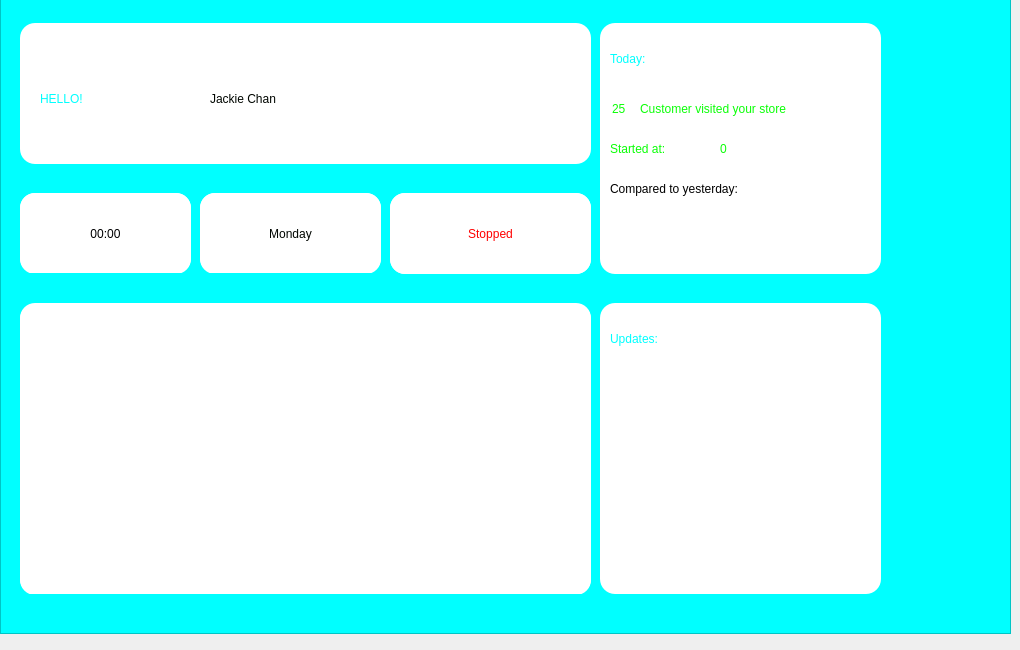
    <widget class="QWidget" name="page">
     <widget class="QFrame" name="frame">
      <property name="geometry">
       <rect>
        <x>0</x>
        <y>-7</y>
        <width>1011</width>
        <height>641</height>
       </rect>
      </property>
      <property name="font">
       <font>
        <family>Segoe UI</family>
        <pointsize>10</pointsize>
        <weight>50</weight>
        <italic>false</italic>
        <bold>false</bold>
       </font>
      </property>
      <property name="styleSheet">
       <string notr="true">background-color: rgb(0, 255, 255);</string>
      </property>
      <property name="frameShape">
       <enum>QFrame::StyledPanel</enum>
      </property>
      <property name="frameShadow">
       <enum>QFrame::Raised</enum>
      </property>
      <widget class="QFrame" name="frame_5">
       <property name="geometry">
        <rect>
         <x>20</x>
         <y>310</y>
         <width>571</width>
         <height>291</height>
        </rect>
       </property>
       <property name="styleSheet">
        <string notr="true">background-color: rgb(255, 255, 255);border-radius: 15px;</string>
       </property>
       <property name="frameShape">
        <enum>QFrame::StyledPanel</enum>
       </property>
       <property name="frameShadow">
        <enum>QFrame::Raised</enum>
       </property>
       <widget class="QGraphicsView" name="graphicsView">
        <property name="geometry">
         <rect>
          <x>0</x>
          <y>1</y>
          <width>571</width>
          <height>291</height>
         </rect>
        </property>
        <property name="styleSheet">
         <string notr="true">background-color: rgb(255, 255, 255);</string>
        </property>
       </widget>
      </widget>
      <widget class="QFrame" name="frame_6">
       <property name="geometry">
        <rect>
         <x>20</x>
         <y>200</y>
         <width>171</width>
         <height>80</height>
        </rect>
       </property>
       <property name="styleSheet">
        <string notr="true">background-color: rgb(255, 255, 255);border-radius: 15px;</string>
       </property>
       <property name="frameShape">
        <enum>QFrame::StyledPanel</enum>
       </property>
       <property name="frameShadow">
        <enum>QFrame::Raised</enum>
       </property>
       <widget class="QLabel" name="label_time">
        <property name="geometry">
         <rect>
          <x>0</x>
          <y>0</y>
          <width>171</width>
          <height>81</height>
         </rect>
        </property>
        <property name="styleSheet">
         <string notr="true">color: rgb(0, 0, 1);
font: 25pt &quot;Segoe UI Emoji&quot;;</string>
        </property>
        <property name="text">
         <string>00:00</string>
        </property>
        <property name="alignment">
         <set>Qt::AlignCenter</set>
        </property>
       </widget>
      </widget>
      <widget class="QFrame" name="frame_7">
       <property name="geometry">
        <rect>
         <x>200</x>
         <y>200</y>
         <width>181</width>
         <height>80</height>
        </rect>
       </property>
       <property name="styleSheet">
        <string notr="true">background-color: rgb(255, 255, 255);;border-radius: 15px;</string>
       </property>
       <property name="frameShape">
        <enum>QFrame::StyledPanel</enum>
       </property>
       <property name="frameShadow">
        <enum>QFrame::Raised</enum>
       </property>
       <widget class="QLabel" name="label_day">
        <property name="geometry">
         <rect>
          <x>0</x>
          <y>0</y>
          <width>181</width>
          <height>81</height>
         </rect>
        </property>
        <property name="styleSheet">
         <string notr="true">color: rgb(0, 5, 0);
font: 25pt &quot;Segoe UI Emoji&quot;;
</string>
        </property>
        <property name="text">
         <string>Monday</string>
        </property>
        <property name="alignment">
         <set>Qt::AlignCenter</set>
        </property>
       </widget>
      </widget>
      <widget class="QFrame" name="frame_8">
       <property name="geometry">
        <rect>
         <x>390</x>
         <y>200</y>
         <width>201</width>
         <height>81</height>
        </rect>
       </property>
       <property name="styleSheet">
        <string notr="true">background-color: rgb(255, 255, 255);;border-radius: 15px;</string>
       </property>
       <property name="frameShape">
        <enum>QFrame::StyledPanel</enum>
       </property>
       <property name="frameShadow">
        <enum>QFrame::Raised</enum>
       </property>
       <widget class="QLabel" name="label_status">
        <property name="geometry">
         <rect>
          <x>0</x>
          <y>0</y>
          <width>201</width>
          <height>81</height>
         </rect>
        </property>
        <property name="styleSheet">
         <string notr="true">color: rgb(255, 0, 0);

font: 25pt &quot;Segoe UI Emoji&quot;;</string>
        </property>
        <property name="text">
         <string>Stopped</string>
        </property>
        <property name="alignment">
         <set>Qt::AlignCenter</set>
        </property>
       </widget>
      </widget>
      <widget class="QFrame" name="frame_9">
       <property name="geometry">
        <rect>
         <x>20</x>
         <y>30</y>
         <width>571</width>
         <height>141</height>
        </rect>
       </property>
       <property name="styleSheet">
        <string notr="true">background-color: rgb(255, 255, 255);border-radius: 15px;</string>
       </property>
       <property name="frameShape">
        <enum>QFrame::StyledPanel</enum>
       </property>
       <property name="frameShadow">
        <enum>QFrame::Raised</enum>
       </property>
       <widget class="QLabel" name="label_2">
        <property name="geometry">
         <rect>
          <x>190</x>
          <y>40</y>
          <width>341</width>
          <height>71</height>
         </rect>
        </property>
        <property name="styleSheet">
         <string notr="true">color: rgb(0, 5, 0);
font: 87 20pt &quot;Segoe UI Black&quot;;</string>
        </property>
        <property name="text">
         <string>Jackie Chan</string>
        </property>
       </widget>
       <widget class="QLabel" name="label">
        <property name="geometry">
         <rect>
          <x>20</x>
          <y>10</y>
          <width>141</width>
          <height>131</height>
         </rect>
        </property>
        <property name="styleSheet">
         <string notr="true">color: rgb(0, 255, 255);
font: 87 30pt &quot;Segoe UI Black&quot;;


</string>
        </property>
        <property name="text">
         <string>HELLO!</string>
        </property>
       </widget>
      </widget>
      <widget class="QFrame" name="frame_10">
       <property name="geometry">
        <rect>
         <x>600</x>
         <y>30</y>
         <width>281</width>
         <height>251</height>
        </rect>
       </property>
       <property name="styleSheet">
        <string notr="true">background-color: rgb(255, 255, 255);border-radius: 15px;</string>
       </property>
       <property name="frameShape">
        <enum>QFrame::StyledPanel</enum>
       </property>
       <property name="frameShadow">
        <enum>QFrame::Raised</enum>
       </property>
       <widget class="QLabel" name="label_5">
        <property name="geometry">
         <rect>
          <x>10</x>
          <y>10</y>
          <width>151</width>
          <height>51</height>
         </rect>
        </property>
        <property name="styleSheet">
         <string notr="true">color: rgb(0, 255, 255);
font: 87 30pt &quot;Segoe UI Black&quot;;</string>
        </property>
        <property name="text">
         <string>Today:</string>
        </property>
       </widget>
       <widget class="QLabel" name="label_10">
        <property name="geometry">
         <rect>
          <x>40</x>
          <y>60</y>
          <width>241</width>
          <height>51</height>
         </rect>
        </property>
        <property name="styleSheet">
         <string notr="true">font: 14pt &quot;Segoe UI Emoji&quot;;
color: rgb(11, 255, 7);</string>
        </property>
        <property name="text">
         <string>Customer visited your store</string>
        </property>
       </widget>
       <widget class="QLabel" name="label_total_visits">
        <property name="geometry">
         <rect>
          <x>12</x>
          <y>60</y>
          <width>21</width>
          <height>51</height>
         </rect>
        </property>
        <property name="styleSheet">
         <string notr="true">color: rgb(11, 255, 7);
font: 14pt &quot;Segoe UI Emoji&quot;;
</string>
        </property>
        <property name="text">
         <string>25</string>
        </property>
       </widget>
       <widget class="QLabel" name="label_16">
        <property name="geometry">
         <rect>
          <x>10</x>
          <y>110</y>
          <width>101</width>
          <height>31</height>
         </rect>
        </property>
        <property name="styleSheet">
         <string notr="true">color: rgb(11, 255, 7);
font: 14pt &quot;Segoe UI Emoji&quot;;</string>
        </property>
        <property name="text">
         <string>Started at:</string>
        </property>
       </widget>
       <widget class="QLabel" name="label_17">
        <property name="geometry">
         <rect>
          <x>10</x>
          <y>150</y>
          <width>211</width>
          <height>31</height>
         </rect>
        </property>
        <property name="styleSheet">
         <string notr="true">color: rgb(0, 0, 0);
font: 14pt &quot;Segoe UI Emoji&quot;;</string>
        </property>
        <property name="text">
         <string>Compared to yesterday:</string>
        </property>
       </widget>
       <widget class="QLabel" name="label_6">
        <property name="geometry">
         <rect>
          <x>230</x>
          <y>160</y>
          <width>31</width>
          <height>21</height>
         </rect>
        </property>
        <property name="text">
         <string/>
        </property>
        <property name="pixmap">
         <pixmap>../icons/acc.png</pixmap>
        </property>
       </widget>
       <widget class="QLabel" name="label_7">
        <property name="geometry">
         <rect>
          <x>220</x>
          <y>150</y>
          <width>21</width>
          <height>26</height>
         </rect>
        </property>
        <property name="text">
         <string/>
        </property>
        <property name="pixmap">
         <pixmap>../icons/increase.png</pixmap>
        </property>
        <property name="scaledContents">
         <bool>true</bool>
        </property>
       </widget>
       <widget class="QLabel" name="started_at">
        <property name="geometry">
         <rect>
          <x>120</x>
          <y>110</y>
          <width>61</width>
          <height>31</height>
         </rect>
        </property>
        <property name="styleSheet">
         <string notr="true">color: rgb(11, 255, 7);
font: 14pt &quot;Segoe UI Emoji&quot;;</string>
        </property>
        <property name="text">
         <string>0</string>
        </property>
       </widget>
      </widget>
      <widget class="QFrame" name="frame_11">
       <property name="geometry">
        <rect>
         <x>600</x>
         <y>310</y>
         <width>281</width>
         <height>291</height>
        </rect>
       </property>
       <property name="styleSheet">
        <string notr="true">background-color: rgb(255, 255, 255);border-radius: 15px;</string>
       </property>
       <property name="frameShape">
        <enum>QFrame::StyledPanel</enum>
       </property>
       <property name="frameShadow">
        <enum>QFrame::Raised</enum>
       </property>
       <widget class="QLabel" name="label_4">
        <property name="geometry">
         <rect>
          <x>10</x>
          <y>10</y>
          <width>181</width>
          <height>51</height>
         </rect>
        </property>
        <property name="styleSheet">
         <string notr="true">color: rgb(0, 255, 255);
font: 87 30pt &quot;Segoe UI Black&quot;;</string>
        </property>
        <property name="text">
         <string>Updates:</string>
        </property>
       </widget>
      </widget>
     </widget>
    </widget>
